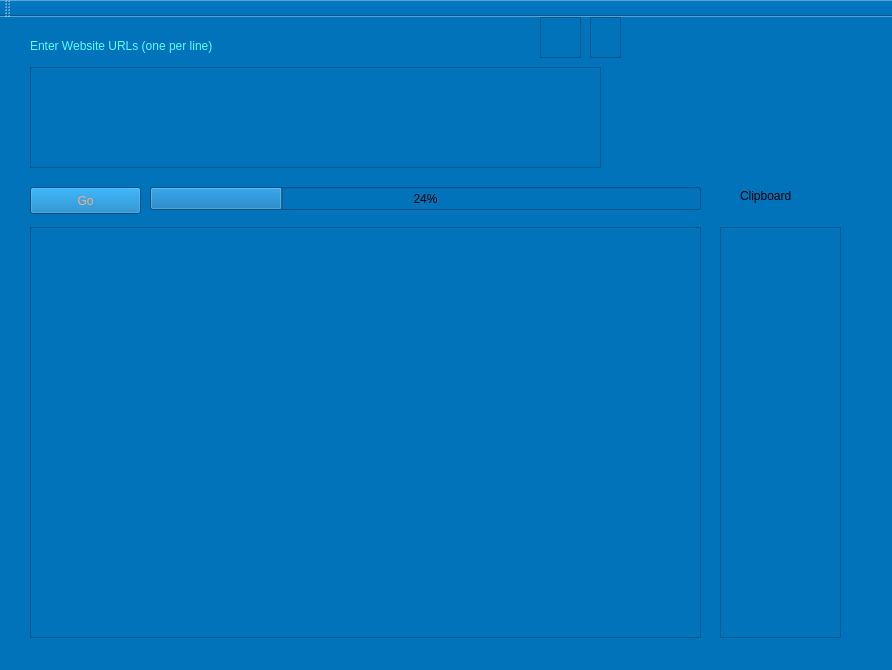
<?xml version="1.0" encoding="UTF-8"?>
<ui version="4.0">
 <class>MainWindow</class>
 <widget class="QMainWindow" name="MainWindow">
  <property name="geometry">
   <rect>
    <x>0</x>
    <y>0</y>
    <width>892</width>
    <height>670</height>
   </rect>
  </property>
  <property name="windowTitle">
   <string>Drupal Checker</string>
  </property>
  <property name="windowOpacity">
   <double>0.950000000000000</double>
  </property>
  <property name="styleSheet">
   <string notr="true">background-color: rgb(0, 115, 186);</string>
  </property>
  <widget class="QWidget" name="centralWidget">
   <widget class="QTextEdit" name="textEdit">
    <property name="geometry">
     <rect>
      <x>30</x>
      <y>50</y>
      <width>571</width>
      <height>101</height>
     </rect>
    </property>
   </widget>
   <widget class="QTextEdit" name="textEdit_2">
    <property name="geometry">
     <rect>
      <x>540</x>
      <y>0</y>
      <width>41</width>
      <height>41</height>
     </rect>
    </property>
   </widget>
   <widget class="QPushButton" name="pushButton">
    <property name="geometry">
     <rect>
      <x>30</x>
      <y>170</y>
      <width>111</width>
      <height>27</height>
     </rect>
    </property>
    <property name="styleSheet">
     <string notr="true">font: 12pt &quot;Sans Serif&quot;;
color: rgb(255, 170, 127);</string>
    </property>
    <property name="text">
     <string>Go</string>
    </property>
   </widget>
   <widget class="QTextEdit" name="textEdit_3">
    <property name="geometry">
     <rect>
      <x>590</x>
      <y>0</y>
      <width>31</width>
      <height>41</height>
     </rect>
    </property>
   </widget>
   <widget class="QProgressBar" name="progressBar">
    <property name="geometry">
     <rect>
      <x>150</x>
      <y>170</y>
      <width>551</width>
      <height>23</height>
     </rect>
    </property>
    <property name="value">
     <number>24</number>
    </property>
   </widget>
   <widget class="QTableWidget" name="tableWidget">
    <property name="geometry">
     <rect>
      <x>30</x>
      <y>210</y>
      <width>671</width>
      <height>411</height>
     </rect>
    </property>
    <property name="gridStyle">
     <enum>Qt::DashLine</enum>
    </property>
   </widget>
   <widget class="QTextEdit" name="textEdit_4">
    <property name="geometry">
     <rect>
      <x>720</x>
      <y>210</y>
      <width>121</width>
      <height>411</height>
     </rect>
    </property>
   </widget>
   <widget class="QLabel" name="label">
    <property name="geometry">
     <rect>
      <x>740</x>
      <y>170</y>
      <width>91</width>
      <height>18</height>
     </rect>
    </property>
    <property name="text">
     <string>Clipboard</string>
    </property>
   </widget>
   <widget class="QLabel" name="label_2">
    <property name="geometry">
     <rect>
      <x>30</x>
      <y>20</y>
      <width>411</width>
      <height>18</height>
     </rect>
    </property>
    <property name="styleSheet">
     <string notr="true">color: rgb(85, 255, 255);
font: 12pt &quot;Sans Serif&quot;;</string>
    </property>
    <property name="text">
     <string>Enter Website URLs (one per line)</string>
    </property>
   </widget>
   <widget class="QLabel" name="label_3">
    <property name="geometry">
     <rect>
      <x>730</x>
      <y>60</y>
      <width>91</width>
      <height>91</height>
     </rect>
    </property>
    <property name="text">
     <string/>
    </property>
    <property name="pixmap">
     <pixmap resource="resources.qrc">:/images/secondform.png</pixmap>
    </property>
   </widget>
   <widget class="QLabel" name="label_4">
    <property name="geometry">
     <rect>
      <x>630</x>
      <y>50</y>
      <width>91</width>
      <height>111</height>
     </rect>
    </property>
    <property name="text">
     <string/>
    </property>
    <property name="pixmap">
     <pixmap resource="resources.qrc">:/images/drupal.png</pixmap>
    </property>
   </widget>
  </widget>
  <widget class="QToolBar" name="mainToolBar">
   <attribute name="toolBarArea">
    <enum>TopToolBarArea</enum>
   </attribute>
   <attribute name="toolBarBreak">
    <bool>false</bool>
   </attribute>
  </widget>
  <widget class="QStatusBar" name="statusBar"/>
 </widget>
 <layoutdefault spacing="6" margin="11"/>
 <resources>
  <include location="resources.qrc"/>
 </resources>
 <connections/>
</ui>
